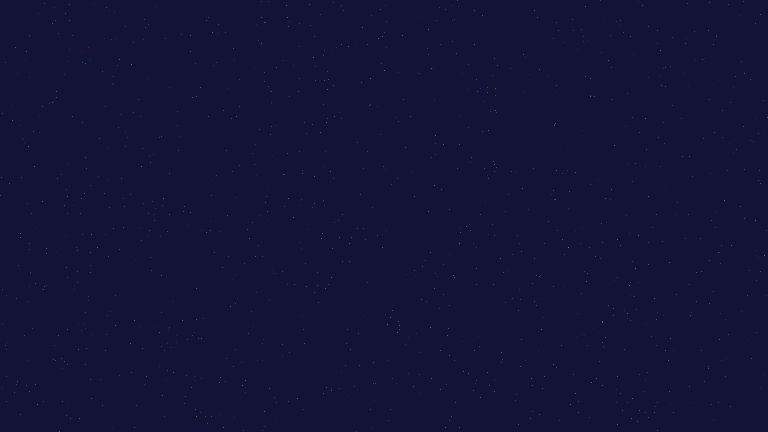
Frame 1 (no input)
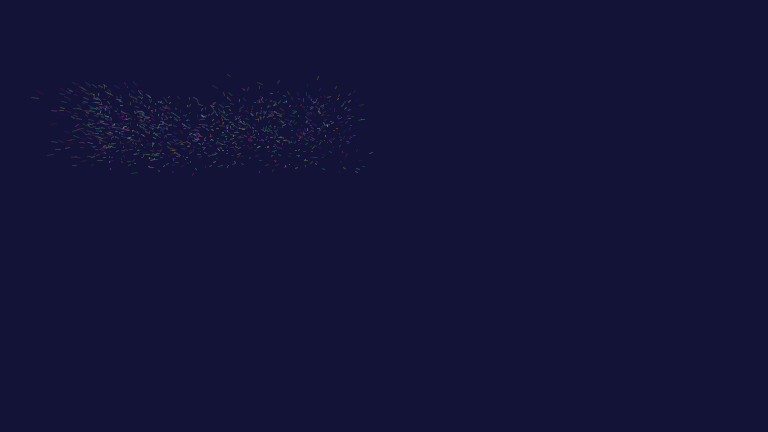
Frame 60 (the mouse pressed at the canvas centre just before this capture)
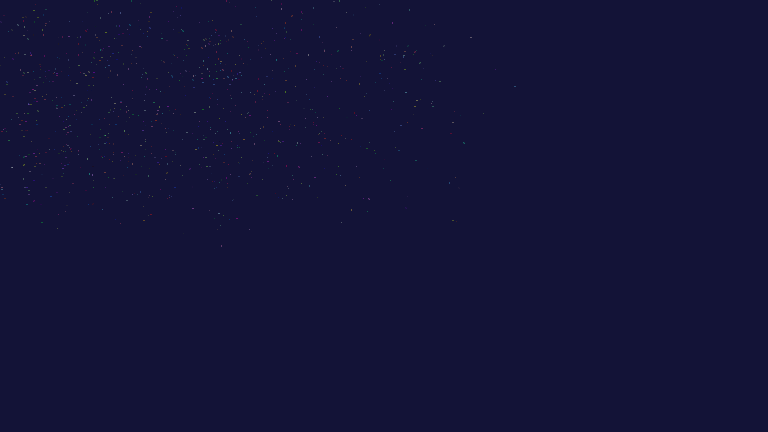
Frame 120 (the mouse held since frame 60 and released just before this capture)

The Processing sketch that drew these frames (run headless with seeded random() and noise(); from frame 60 on, the mouse is pressed at the canvas centre):

// Processing sketch: processing_178613
// ── processing_178613.pde

color c = color(19,19,56);//the secret colour
String word = "Openprocessing";
String allwords ="WorkIt Harder MakeIt Better DoIt Faster MakesUs Stronger MoreThan Ever Hour After Our WorkIs Never Over";

PVector start  =new PVector(10, 60);
int tSize =92; //Textsize
ArrayList<particle> Points = new ArrayList<particle>();
int index=0;
float restZ=0;
int F = 0;
float CTime=50;//number of frames between words
int PNum =1200;//number of particles
void setup() {
  size(768,432 );
  frameRate(110);
  //background(19,19,55);
  background(0);
  textSize(tSize);
  fill(c);
  text(word, start.x, start.y+tSize); //writing invisible text
  loadPixels(); //saving all pixels of the sketch
  for (int i = 0; i < PNum; i++) {//creating the particles
    Points.add(new particle(random(width),random(height)));
  }
}
 
void draw(){
  background(19,19,55);
  int Len = word.length();
  PVector RealPix;
  if (restZ==0){//when the timer for the word runs out
    restZ=CTime;
    for (particle P : Points) {//resetting particles and slowing them down
      P.target=false;
      P.velocity.mult(0.35);
    }
    String[] Arr = allwords.split(" ");
    word=Arr[F];//getting the next word
    start.x = int(random(10,width-word.length()*tSize/1.45));
    start.y = int(random(10,height-tSize*1.3));//positioning text inside the window
    fill(c);
    text(word, start.x, start.y+tSize);
    loadPixels();
    F++;
    if (F>=Arr.length){F=0;};
  }else if (restZ<=4){//slowing down on the last 4 frames
    for (particle P : Points) {
      P.velocity.mult(0.85);
    }
  }
  restZ-=1;
  for (int i = 0; i < 13*PNum/(CTime-30); i++) {//checking random points in the area of the text
    RealPix=  new PVector(int(random(start.x, start.x+Len*tSize/1.45)),int(random(start.y, start.y+tSize*1.3)));
    int pixNr =int(RealPix.y*width + RealPix.x);
    color b= pixels[pixNr];
    if ((c == b)&&(restZ<CTime-20)&&(restZ>=10)){//if the point is on text
      particle Aktuell = Points.get(index);
      if (Aktuell.target==false){
        Aktuell.target=true;
        PVector desired = PVector.sub(RealPix, Aktuell.location);
        desired.div(restZ);
        Aktuell.velocity= desired;//kicking the particle in the direction of the point
      }
      index++;
      index=index%PNum;
    }
  }
  runP();//simulating and drawing the particles
}
 
void runP(){
  for (particle P : Points) {
    stroke(random(255), random(255), random(255) ,128/sqrt(P.velocity.mag()+1));
    P.location.add(P.velocity); 
    line(P.location.x, P.location.y, P.location.x+P.velocity.x, P.location.y+P.velocity.y);
  }//drawig particles as lines for a smoother look
}
 
class particle{
  PVector location;
  PVector velocity;
  boolean target=false;
  particle(float x, float y) {
    location = new PVector(x, y);
    velocity = new PVector(0.0, 0.0);
  }
}
